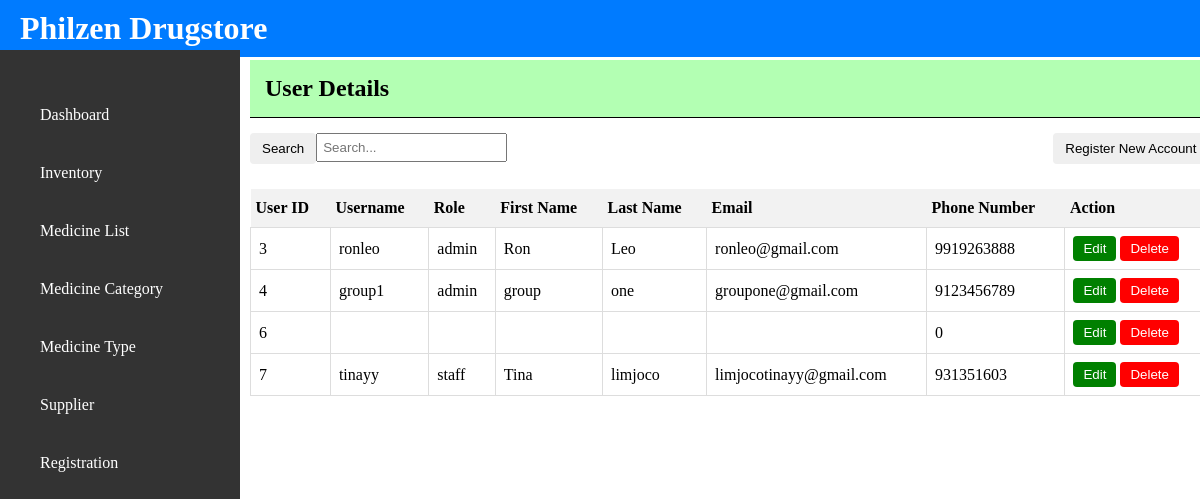
/admin/phar_registration.php, run on the app's committed database.
### tables this page shows
CREATE TABLE `users` (
  `user_id` int(100) NOT NULL,
  `username` varchar(250) NOT NULL,
  `password` varchar(200) NOT NULL,
  `role` varchar(250) NOT NULL,
  `firstname` varchar(250) NOT NULL,
  `lastname` varchar(250) NOT NULL,
  `email` varchar(250) NOT NULL,
  `phone_number` bigint(11) NOT NULL
);

### admin/phar_registration.php (the view, shortened to what this page needs)
<?php
include('connection.php');
 include ('header.php');
    include ('sidebar.php');
?>
<!DOCTYPE html>
<html>
<head>
</head>
<body>
    <?php
        $query = "SELECT * FROM users";
        $result = $conn->query($query);
    ?>
<div class="form-center">
         <h2 class="user_list">User Details</h2>
        <div class="search-container;">
            <button id="search-button" style="float:left; ">Search</button>
        </div>
        <input type="text" id="search" placeholder="Search..." style="float:left; padding: 5px;">
         <button id="register-button" style="float: right; "onclick="openModal()">Register New Account</button>
    <br>
    <br>
   <table  class="registered_table">
    <tr class="registered_tr">
        <th >User ID</th>
        <th >Username</th>
        <th>Role</th>
        <th>First Name</th>
        <th>Last Name</th>
        <th>Email</th>
        <th>Phone Number</th>
        <th>Action</th>
    </tr>
    <?php
    while ($row = $result->fetch_assoc()) {
        echo '<tr>';
        echo '<td>' . $row['user_id'] . '</td>';
        echo '<td>' . $row['username'] . '</td>';
        echo '<td>' . $row['role'] . '</td>';
        echo '<td>' . $row['firstname'] . '</td>';
        echo '<td>' . $row['lastname'] . '</td>';
        echo '<td>' . $row['email'] . '</td>';
        echo '<td>' . $row['phone_number'] . '</td>';
        echo '<td>';
        echo '<button style="background-color: green; color: white; padding: 5px 10px;">Edit</button>';
        echo '<button style="background-color: red; color: white; padding: 5px 10px;">Delete</button>';
        echo '</td>';
        echo '</tr>';
    }
    ?>
</table>
<br>
<br>
</div>
</body>
</html>

### admin/header.php (shortened to what this page needs)
<!DOCTYPE html>
<html>
<head>
</head>
<body>
    <div class="navbar">
        <h1 onclick="reloadPage()">JEROS Drugstore</h1>
    </div>
</body>
</html>

### admin/sidebar.php (shortened to what this page needs)
<!DOCTYPE html>
<html>
<head>
</head>
<body>
    <div class="navbar">
        <h1 onclick="reloadPage()">Philzen Drugstore</h1>
    </div>
    	 <div class="sidebar">
        <ul>
            <li><a href="">Dashboard</a></li>
            <li><a href="inventory.php">Inventory</a></li>
            <li><a href="med_nventory.php">Medicine List</a></li>
            <li><a href="med_category.php">Medicine Category</a></li>
            <li><a href="med_type.php">Medicine Type</a></li>
            <li><a href="med_supplier.php">Supplier</a></li>
            <li><a href="phar_registration.php">Registration</a></li>
        </ul>
    </div>
</body>
</html>

### admin/header.php (style rules this page uses)
body { margin: 0; padding: 0; position: fixed; }
.navbar { position: fixed; display: flex; justify-content: space-between; background-color: #007bff; color: #fff; padding: 10px 20px; align-items: center; width: 1325px; }
.navbar h1 { margin: 0; cursor: pointer; }

### admin/sidebar.php (style rules this page uses)
body { margin: 0; padding: 0; position: fixed; height: auto; width: 81.5%; }
.navbar { position: fixed; display: flex; justify-content: space-between; background-color: #007bff; color: #fff; padding: 10px 20px; align-items: center; width: 1325px; }
.navbar h1 { margin: 0; cursor: pointer; }
.sidebar { margin-top: 4.2%; background-color: #333; color: #fff; width: 200px; display: block; flex-direction: column; height: 700px; padding: 20px; position: fixed; }
.sidebar ul { list-style: none; padding: 20px; }
.sidebar ul li { margin-bottom: 40px; }
.sidebar a { text-decoration: none; color: #fff; display: block; font-size: 16px; transition: .7s; }

### admin/phar_registration.php (style rules this page uses)
.form-center { margin-top: 5%; }
th { padding: 10px; text-align: left; margin-left: 10px; }
table.registered_table { width: 100%; border-collapse: collapse; margin-top: 20px; margin-left: auto ; margin-right: auto; }
td { border: 1px solid #ddd; padding: 8px; text-align: left; }
th { background-color: #f2f2f2; padding-left: 5px; }
button { cursor: pointer; padding: 8px 12px; border: none; border-radius: 4px; }
h2.user_list { background-color: #b3ffb3; width: 100%; margin: 0; padding: 15px; margin-bottom: 15px; border-bottom: 1px solid black; }
.form-center { margin-top: 60px; margin-left: 250px; width: 98%; }

### data on the page
users: user_id "3", username "ronleo", role "admin", firstname "Ron", lastname "Leo", email "ronleo@gmail.com", phone_number "9919263888"
users: user_id "4", username "group1", role "admin", firstname "group", lastname "one", email "groupone@gmail.com", phone_number "9123456789"
users: user_id "6", phone_number "0"
users: user_id "7", username "tinayy", role "staff", firstname "Tina", lastname "limjoco", email "limjocotinayy@gmail.com", phone_number "931351603"
